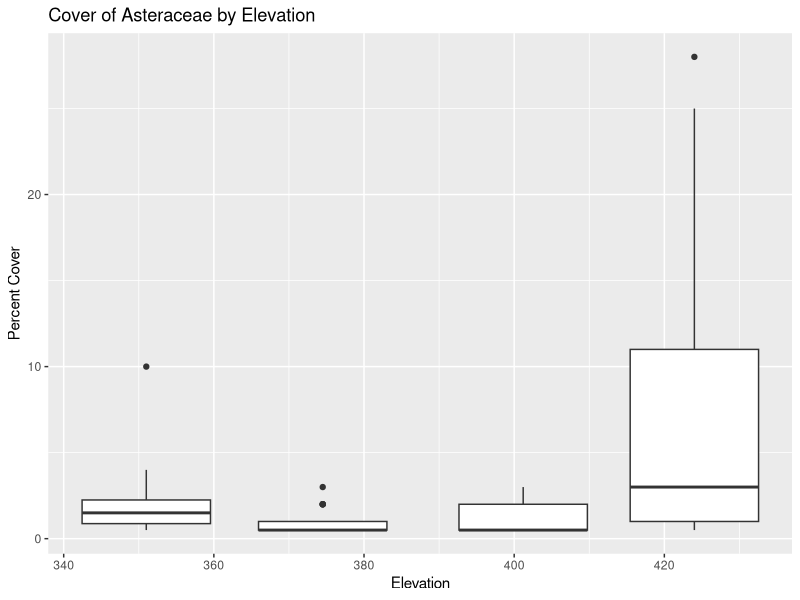
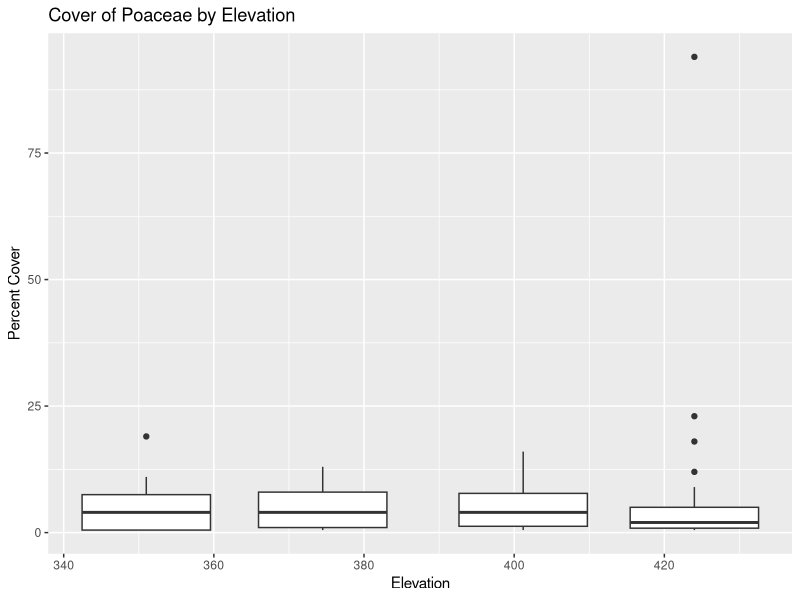
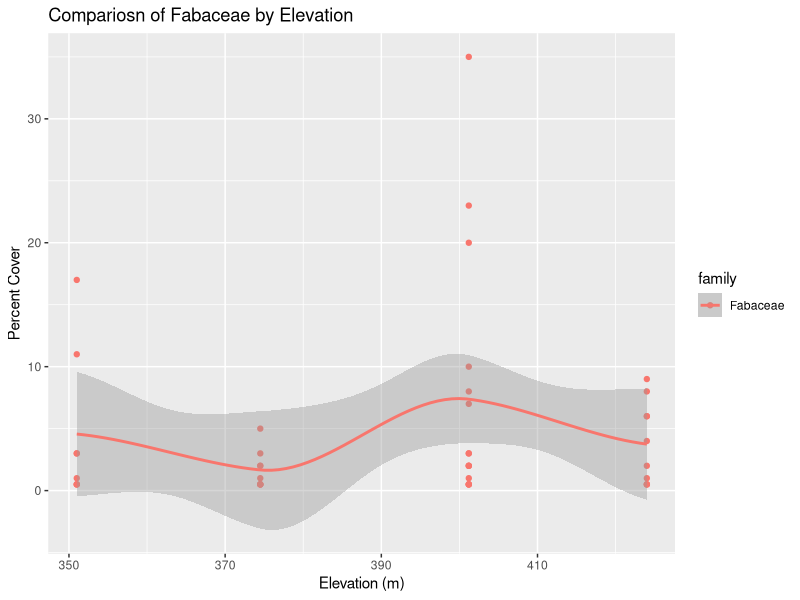

Write R code to recreate these figures, in order.
## ---- chunk 1
#| label: read-csv

# load packages
library("readr")
library("dplyr")
library("ggplot2")

# read in the data
konza_data <- read_csv("data/NEON.D06.KONZ.DP1.10058.001.div_1m2Data.2025-08.basic.20251222T234053Z.csv")
## ---- chunk 2
#| label: summarize-with-dplyr

# first summary to make will be a count of the number of observations in 
# each family
konza_data %>% 
  group_by(family) %>%
  tally() %>%
  arrange(desc(n))
## ---- chunk 3
#| label: mean-percent-cover-by-family

# The goal is to calculate the mean percent cover of each family 
konza_data %>%
  group_by(family) %>%
  summarise(mean_pcnt_cover = mean(percentCover),
            sd_pcnt_cover = sd(percentCover)) %>%
  arrange(desc(mean_pcnt_cover))
## ---- chunk 4
#| label: filter-by-elevation

# The goal is to calculate the mean percent cover of each family 
konza_data %>%
  filter(elevation>390) %>%
  group_by(family) %>%
  summarise(mean_pcnt_cover = mean(percentCover),
            sd_pcnt_cover = sd(percentCover)) %>%
  arrange(desc(mean_pcnt_cover))
## ---- chunk 5
#| label: use-mutate

# select pulls out the columns you want
# mutate creates a mew column with whatever content you want
# which can include manipulation of an existing column
konza_data %>%
  select(scientificName, family, percentCover) %>%
  mutate(propCover = percentCover / 100)
## ---- chunk 6
#| label: elevation-percent-by-family

konza_data %>%
  filter(!is.na(family)) %>%
  filter(family == "Asteraceae") %>%
  ggplot() +
  geom_boxplot(aes(x = elevation,
                   y = percentCover,
                   group = elevation)) +
  labs(title = "Cover of Asteraceae by Elevation",
       y = "Percent Cover",
       x = "Elevation")
## ---- chunk 7
#| label: poaceae-percent-cover-by-elevation

konza_data %>%
  filter(!is.na(family)) %>%
  filter(family == "Poaceae") %>%
  ggplot() +
  geom_boxplot(aes(x = elevation,
                   y = percentCover,
                   group = elevation)) +
  labs(title = "Cover of Poaceae by Elevation",
       y = "Percent Cover",
       x = "Elevation")
## ---- chunk 8
#| label: comparison-of-fabaceae-by-elevation
konza_data %>%
  filter(!is.na(family)) %>%
  filter(family == "Fabaceae") %>%
  ggplot(aes(x = elevation,
           y = percentCover,
           color = family)) + 
  geom_point() +
  geom_smooth() +
  labs(title = "Compariosn of Fabaceae by Elevation",
       y = "Percent Cover",
       x = "Elevation (m)")
